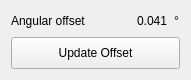
  <widget class="QWidget" name="gridLayoutWidget">
   <property name="geometry">
    <rect>
     <x>900</x>
     <y>730</y>
     <width>191</width>
     <height>80</height>
    </rect>
   </property>
   <layout class="QGridLayout" name="gridLayout">
    <item row="0" column="0">
     <widget class="QLabel" name="label_93">
      <property name="minimumSize">
       <size>
        <width>120</width>
        <height>0</height>
       </size>
      </property>
      <property name="maximumSize">
       <size>
        <width>16777215</width>
        <height>20</height>
       </size>
      </property>
      <property name="text">
       <string>Angular offset</string>
      </property>
     </widget>
    </item>
    <item row="0" column="1">
     <widget class="QLabel" name="label_angle_offset">
      <property name="maximumSize">
       <size>
        <width>16777215</width>
        <height>20</height>
       </size>
      </property>
      <property name="text">
       <string>0.041</string>
      </property>
     </widget>
    </item>
    <item row="0" column="2">
     <widget class="QLabel" name="label_94">
      <property name="maximumSize">
       <size>
        <width>16777215</width>
        <height>20</height>
       </size>
      </property>
      <property name="text">
       <string>°</string>
      </property>
     </widget>
    </item>
    <item row="1" column="0" colspan="3">
     <widget class="QPushButton" name="push_update_offset">
      <property name="maximumSize">
       <size>
        <width>16777215</width>
        <height>40</height>
       </size>
      </property>
      <property name="text">
       <string>Update Offset</string>
      </property>
     </widget>
    </item>
   </layout>
  </widget>
